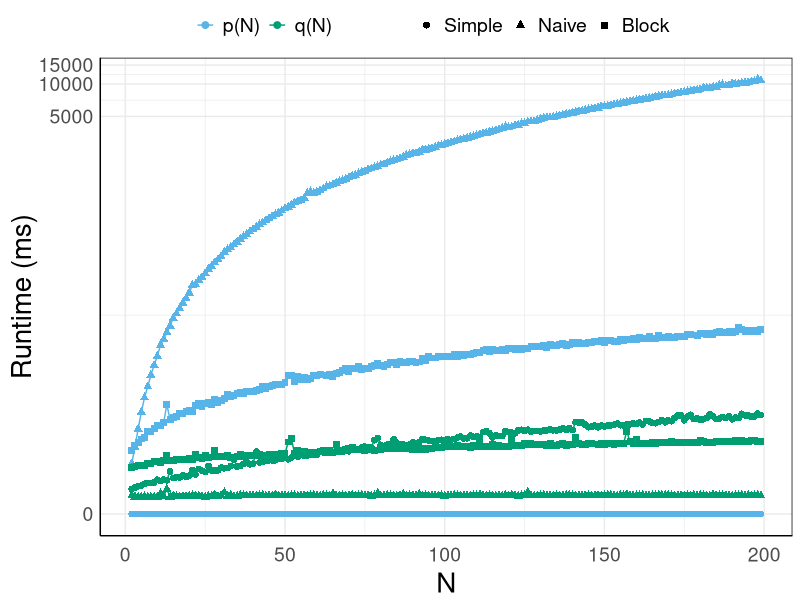

This chart was generated by the following R code:
library(ggplot2)
library(ggthemes)
library(reshape2)
library(scales)

EPSILON <- 1e-9

data_simple <- read.csv("rmq_simple.csv",header=F,sep=",")
data_naive <- read.csv("rmq_naive.csv",header=F,sep=",")
data_block <- read.csv("rmq_block.csv",header=F,sep=",")

to_correct_df <- function(data) {
    total <- nrow(data)
    pt <- data$V1[1:(total/2)]
    qt <- data$V1[((total/2)+1):total]

    df <- data.frame(pt=pt,qt=qt)
    df$n <- seq(2,nrow(df)+1)

    df <- melt(df,id.vars=c("n"))
    df
}

data_simple <- to_correct_df(data_simple)
data_naive <- to_correct_df(data_naive)
data_block <- to_correct_df(data_block)

data_simple$type <- "Simple"
data_naive$type <- "Naive"
data_block$type <- "Block"

df <- merge(data_simple, data_naive, by=c("n", "variable"))
df <- df[, c(1,2,3,5)]
colnames(df) <- c("n", "variable", "Simple", "Naive")
df <- merge(df, data_block, by=c("n", "variable"))
df <- df[, c(1,2,3,4,5)]
colnames(df) <- c("n", "complexity", "Simple", "Naive", "Block")
df <- melt(df, id.vars=c("n", "complexity"))
df$complexity <- as.character(df$complexity)
df$complexity[df$complexity == "pt"] <- "p(N)"
df$complexity[df$complexity == "qt"] <- "q(N)"

pdf("rmq_all.pdf",width=12,height=7)
ggplot(df,aes(x=n,y=value*1000,shape=variable,color=complexity)) +
    geom_point(size=2) +
    geom_line() +
    scale_x_continuous("N") +
    scale_y_continuous("Runtime (ms)", trans=scales::pseudo_log_trans(base = 10)) +
    theme(axis.title=element_text(),axis.title.y=theme_bw()$axis.title.y) +
	scale_color_pander() +
	theme_minimal() +
  	theme(
		legend.position="top",
		legend.title=element_blank(),
		# legend.background = element_rect(fill="gray90"),
		legend.key=element_blank(),
		legend.key.width=unit(0.5,"cm"),
		legend.key.height=unit(0.5,"cm"),
		axis.text.x=element_text(size=14,angle=0,hjust=0.5,vjust=0),
		axis.text.y=element_text(size=14,angle=0,hjust=1),
		axis.title.x = element_text(size=20,angle=0,hjust=.5,vjust=0,face="plain"),
        axis.title.y = element_text(size=20,hjust=.5,vjust=.5,face="plain"),
        # panel.background = element_blank(),
        # panel.grid.major = element_blank(), 
        # panel.grid.minor = element_blank(),
        axis.line = element_line(colour = "black"),
        panel.border = element_rect(colour = "black", fill=NA),
		legend.text=element_text(size=14)) +
	guides(
		color=guide_legend(ncol=4,nrow=1),
		shape=guide_legend(ncol=4,nrow=1)
	) +
	theme(axis.line = element_line(color = 'black'))

